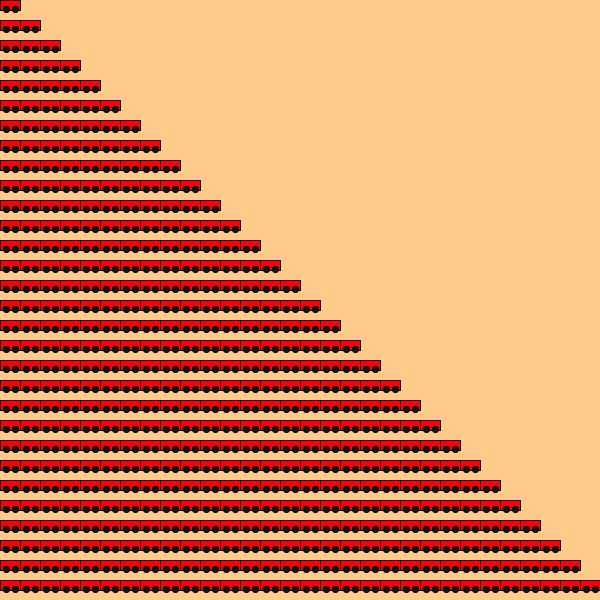
Frame 1 (no input)
Frame 60 (the mouse pressed at the canvas centre just before this capture): identical to frame 1, image omitted
Frame 120 (the mouse held since frame 60 and released just before this capture): identical to frame 1, image omitted

The Processing sketch that drew this single still picture (run headless with seeded random() and noise(); from frame 60 on, the mouse is pressed at the canvas centre):

// Processing sketch: processing_167169
// ── processing_167169.pde

float amplada, alcada, ndibuix;
int estat=1;

void setup(){
  size(600,600);
  ndibuix= 30;
  amplada= width/ndibuix;
  alcada= height/ndibuix;
  smooth();
  ellipseMode(CORNER);
  background(255,203,139);
}

void draw(){
  background(255,203,139);
  if(estat==2){
  for (int j= 0; j< ndibuix; j++){
    for(int i= 0; i< ndibuix; i++){
      
      fill(255,0,0);
      rect(i*amplada, j*alcada, amplada, alcada/2);
      fill(20);
      ellipse(i*amplada+3, j*alcada+6, amplada/3, alcada/3);
      ellipse(i*amplada+12, j*alcada+6, amplada/3, alcada/3);
   }
  }
 }
 
 else{
   for (int j= 0; j< ndibuix; j++){
    for(int i= 0; i<=j; i++){
      
      fill(255,0,0);
      rect(i*amplada, j*alcada, amplada, alcada/2);
      fill(20);
      ellipse(i*amplada+3, j*alcada+6, amplada/3, alcada/3);
      ellipse(i*amplada+12, j*alcada+6, amplada/3, alcada/3);
    }
   }
 }
}

void keyPressed() {
  if (key == 'm') {
    estat = 2;}
  
    else{
     estat = 1;}
    
}
